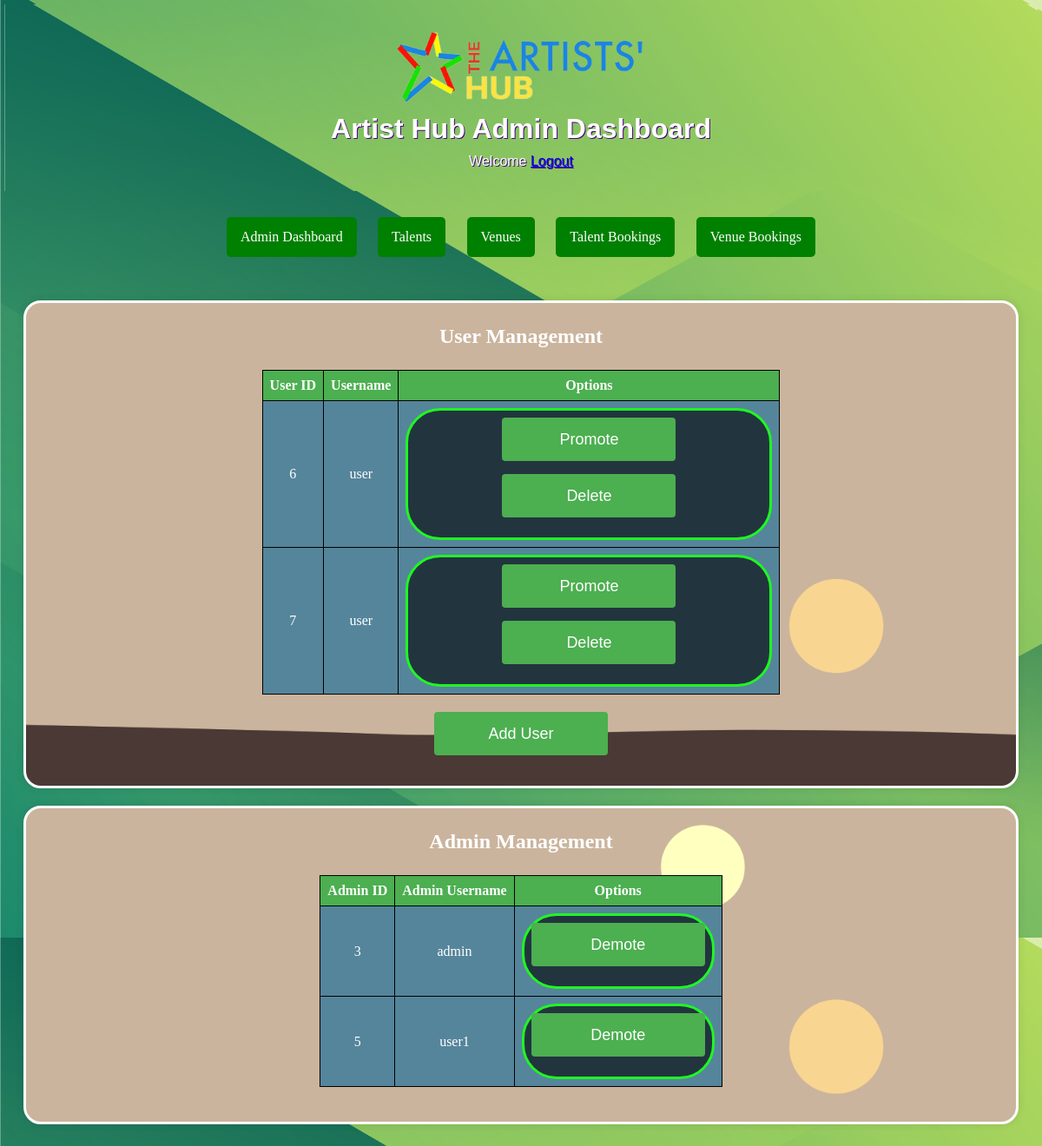
The page /admin_dashboard.php on the database its author committed.
### tables this page shows
CREATE TABLE `users` (
  `user_id` int(11) NOT NULL,
  `username` varchar(255) NOT NULL,
  `password` varchar(255) NOT NULL
);

### database.php (called while the page is built, shortened)
<?php
$host = "localhost";
$username = "root";
$password = "";
$database = "artisthub";
$conn = new mysqli($host, $username, $password, $database);
function getUsers() {
    global $conn;
    $sql = "SELECT user_id, username FROM users";
    $result = $conn->query($sql);
    $users = array();
    if ($result && $result->num_rows > 0) {
        while ($row = $result->fetch_assoc()) {
            $users[] = $row;
        }
    }
    return $users;
}
function getAdmins() {
    global $conn;
    $sql = "SELECT * FROM admin";
    $result = $conn->query($sql);
    if ($result) {
        $admins = array();
        while ($row = $result->fetch_assoc()) {
            $admins[] = $row;
        }
        return $admins;
    } else {
        echo "Error: " . $conn->error;
        return array();
    }
}
?>

### admin_dashboard.php (the view, shortened to what this page needs)
<?php
include_once 'database.php';
$users = getUsers();
$admins = getAdmins();
?>
<!DOCTYPE html>
<html lang="en">
<head>
    <link rel="stylesheet" href="style.css">
</head>
<body>
    <div class="header">
    <img src="logo.png" alt="Artist Hub Logo">
        <h1>Artist Hub Admin Dashboard</h1>
        <p>Welcome <a href="logout.php">Logout</a></p>
    </div>
    <header>
        <nav>
            <a href="admin_dashboard.php">Admin Dashboard</a>
            <a href="admin_talents.php">Talents</a>
            <a href="admin_venues.php">Venues</a>
            <a href="admin_bookings.php">Talent Bookings</a>
            <a href="admin_bookings2.php">Venue Bookings</a>
        </nav>
    </header>
    <div class="container">
    <h2>User Management</h2>
    <table>
        <thead>
            <tr>
                <th>User ID</th>
                <th>Username</th>
                <th>Options</th>
            </tr>
        </thead>
        <tbody>
            <?php foreach ($users as $user): ?>
                <tr>
                    <td><?php echo $user['user_id']; ?></td>
                    <td><?php echo $user['username']; ?></td>
                    <td>
                        <form action="admin_manage_user.php" method="post" onsubmit="return confirm('Are you sure you want to delete this user?');">
                            <button type="submit" name="promote">Promote</button>
                            <button type="submit" name="delete">Delete</button>
                        </form>
                    </td>
                </tr>
            <?php endforeach; ?>
        </tbody>
    </table>
    <a href="register.php"><button>Add User</button></a>
</div>
<div class="container">
    <h2>Admin Management</h2>
    <table>
        <thead>
            <tr>
                <th>Admin ID</th>
                <th>Admin Username</th>
                <th>Options</th>
            </tr>
        </thead>
        <tbody>
            <?php foreach ($admins as $admin): ?>
                <tr>
                    <td><?php echo $admin['admin_id']; ?></td>
                    <td><?php echo $admin['adminUsername']; ?></td>
                    <td>
                        <form action="admin_manage_user.php" method="post" onsubmit="return confirm('Are you sure you want to demote this admin?');">
                            <button type="submit" name="demote">Demote</button>
                        </form>
                    </td>
                </tr>
            <?php endforeach; ?>
        </tbody>
    </table>
</div>
</body>
</html>

### style.css (style rules this page uses)
body, h1, h2, p, form { margin: 0; padding: 5px; color: rgb(255, 255, 255); text-align: center; }
body { background: linear-gradient(to bottom, #006400, #14c91a); font-family: Arial, sans-serif; font-size: 16px; color: white; background-image: url("sage.png"); }
.header { background-color: #14c91a; padding: 20px; color: white; text-shadow: 1px 1px indigo; text-align: center; background-image: url("sage.png"); }
.header img { display: block; margin: 0 auto; height: 100px; }
.container { max-width: 1100px; margin: 20px auto; padding: 20px; border-radius: 20px; box-shadow: 0 0 10px rgba(0, 0, 0, 0.1); border-style: solid; color: rgb(253, 253, 253); font-family: Georgia; background-image: url("er.png"); background-size: cover; background-repeat: no-repeat; background-position: center; }
form { max-width: 400px; margin: 0 auto; font-family: Courier; font-size: 100%; padding: 8px; color: rgb(31, 247, 35); border-radius: 40px; border-style: solid; background: rgba(0, 0, 0, 0.6); }
label, input, button { display: block; margin-bottom: 15px; color: rgb(255, 255, 255); }
button, select { padding: 10px; width: 100%; box-sizing: border-box; }
button { background-color: #4CAF50; color: white; border: none; padding: 12px 20px; text-align: center; text-decoration: none; display: inline-block; font-size: 18px; border-radius: 4px; cursor: pointer; width: 200px; height: 50px; }
table { width: auto; max-width: 100%; border-collapse: collapse; margin: 20px auto; text-align: center; }
th, td { border: 1px solid #000000; padding: 8px; text-align: left; text-align: center; }
th { background-color: #4CAF50; color: rgb(255, 255, 255); text-align: center; }
td { background-color: #55859b; color: rgb(255, 255, 255); }
nav { text-align: center; margin-bottom: 20px; padding-top: 30px; padding-bottom: 30px; }
nav a { color: white; text-decoration: none; padding: 14px 16px; display: inline-block; margin: 0 10px; border-radius: 5px; background-color: #008000; font-family: Verdana; }

### rows shown on the page
users: user_id "6", username "user"
users: user_id "7", username "user"

### other values the page prints
$admin['admin_id'] "3"
$admin['adminUsername'] "admin"
$admin['admin_id'] "5"
$admin['adminUsername'] "user1"
